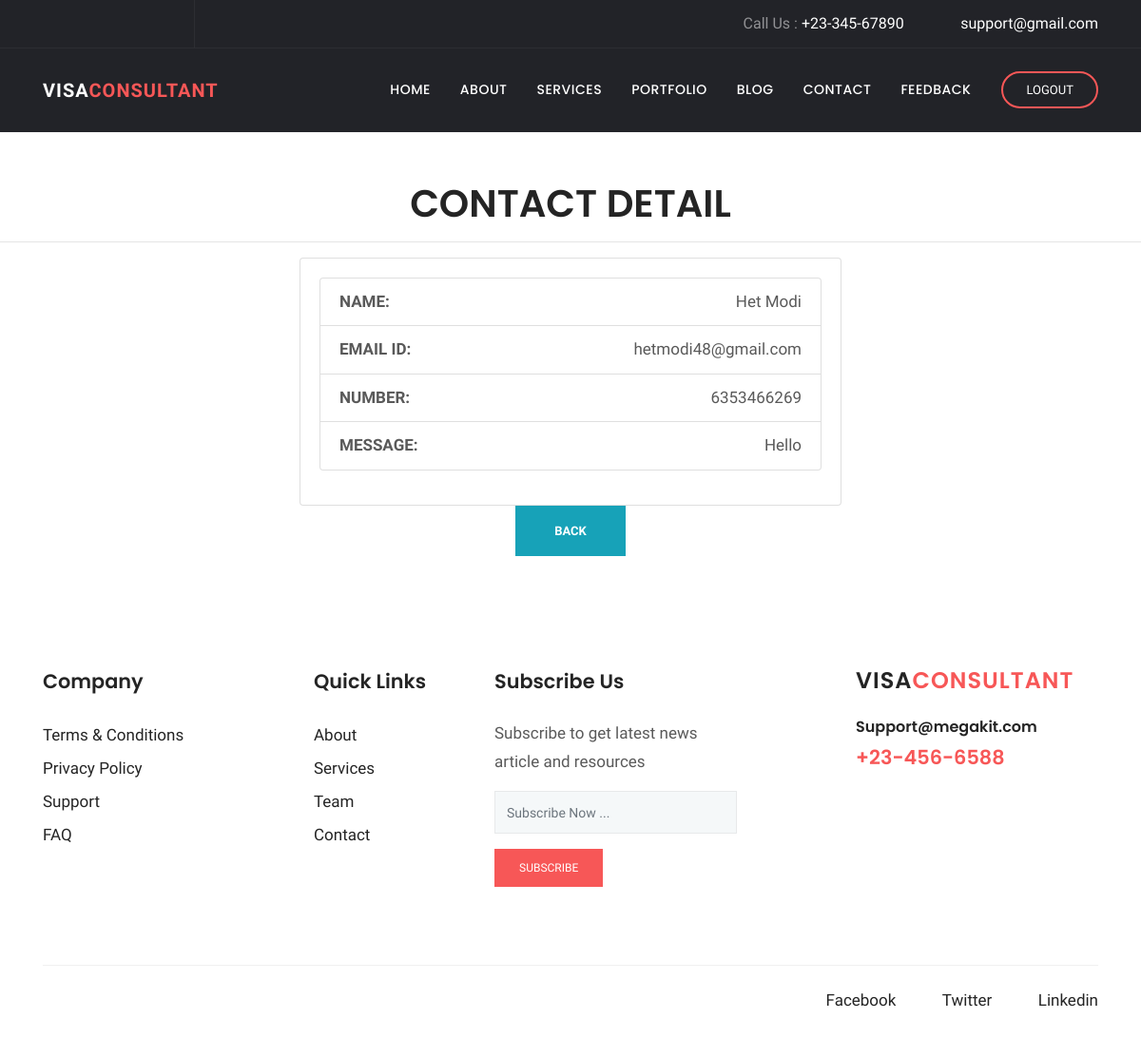
Page /Contact/detail/3 on the committed database.
### Contact/models.py (models this page shows, shortened)
class contact(models.Model):
    NAME=models.CharField(max_length=25)
    EMAIL=models.EmailField(max_length=25)
    NUMBER=models.IntegerField()
    MESSAGE=models.TextField(max_length=25)

### Contact/views.py (the view)
# urls.py: path("detail/<int:pk>", DetailContactView.as_view(), name="contact-detail")
class DetailContactView(DetailView):
    model = contact
    fields = '__all__'
    success_url = '/Contact/view'

### Contact/templates/Contact/contact_detail.html (shortened to what this page needs)
{% load static %}
{% block css %}
      <link rel="stylesheet" href="{% static 'plugins/bootstrap/css/bootstrap.min.css' %}">
      <link rel="stylesheet" href="{% static 'plugins/themify/css/themify-icons.css' %}">
      <link rel="stylesheet" href="{% static 'plugins/fontawesome/css/all.css' %}">
      <link rel="stylesheet" href="{% static 'plugins/magnific-popup/dist/magnific-popup.css' %}">
      <link rel="stylesheet" href="{% static 'plugins/slick-carousel/slick/slick.css' %}">
      <link rel="stylesheet" href="{% static 'plugins/slick-carousel/slick/slick-theme.css' %}">
      <link rel="stylesheet" href="{% static 'css/style.css' %}">
{% endblock %}
{% block body %}
<header class="navigation">
	<div class="header-top ">
		<div class="container">
			<div class="row justify-content-between align-items-center">
				<div class="col-lg-2 col-md-4">
					<div class="header-top-socials text-center text-lg-left text-md-left">
						<a href="https://www.facebook.com/themefisher" target="_blank"><i class="ti-facebook"></i></a>
						<a href="https://twitter.com/themefisher" target="_blank"><i class="ti-twitter"></i></a>
						<a href="https://github.com/themefisher/" target="_blank"><i class="ti-github"></i></a>
					</div>
				</div>
				<div class="col-lg-10 col-md-8 text-center text-lg-right text-md-right">
					<div class="header-top-info">
						<a href="tel:+23-345-67890">Call Us : <span>+23-345-67890</span></a>
						<a href="mailto:support@gmail.com" ><i class="fa fa-envelope mr-2"></i><span>support@gmail.com</span></a>
					</div>
				</div>
			</div>
		</div>
	</div>
	<nav class="navbar navbar-expand-lg  py-4" id="navbar">
		<div class="container">
		  <a class="navbar-brand" href="{% url 'index' %}">
		  	VISA<span>CONSULTANT</span>
		  </a>
		  <div class="collapse navbar-collapse text-center" id="navbarsExample09">
			<ul class="navbar-nav ml-auto">
			  <li class="nav-item active">
				<a class="nav-link" href="{% url 'index' %}">Home <span class="sr-only">(current)</span></a>
			  </li>
			  <li class="nav-item dropdown">
					<a class="nav-link dropdown-toggle" href="{% url 'about' %}" id="dropdown03" data-toggle="dropdown" aria-haspopup="true" aria-expanded="false">About</a>
			  </li>
			   <li class="nav-item dropdown">
					<a class="nav-link dropdown-toggle" href="{% url 'service' %}" id="dropdown05" data-toggle="dropdown" aria-haspopup="true" aria-expanded="false">Services</a>
			  </li>
			   <li class="nav-item"><a class="nav-link" href="{% url 'project' %}">Portfolio</a></li>
			   <li class="nav-item dropdown">
					<a class="nav-link dropdown-toggle" href="{% url 'blog_grid' %}" id="dropdown05" data-toggle="dropdown" aria-haspopup="true" aria-expanded="false">Blog</a>
			  </li>
			   <li class="nav-item"><a class="nav-link" href="{% url 'contact' %}">Contact</a></li>
			   <li class="nav-item"><a class="nav-link" href="{% url 'feedback' %}">Feedback</a></li>
			</ul>
			<form class="form-lg-inline my-2 my-md-0 ml-lg-4 text-center">
			  <a href="{% url 'logout' %}" class="btn btn-solid-border btn-round-full">Logout</a>
			</form>
		  </div>
		</div>
	</nav>
</header>
    <h1 align="center"> CONTACT DETAIL </h1>
    <hr/>
    <form method="post">
         <div align="center">
            <div class="col-md-6" align="left">
            <div class="card card-primary card-outline" class="col-md-4">
              <div class="card-body box-profile">
                <ul class="list-group list-group-unbordered mb-3" >
                    <li class="list-group-item">
                    <b> NAME: </b> <a class="float-right">{{ object.NAME }}</a>
                    </li>
                     <li class="list-group-item">
                     <b> EMAIL ID: </b> <a class="float-right">{{ object.EMAIL }}</a>
                     </li>
                     <li class="list-group-item">
                     <b> NUMBER: </b> <a class="float-right">{{ object.NUMBER }}</a>
                     </li>
                     <li class="list-group-item">
                     <b> MESSAGE: </b> <a class="float-right">{{ object.MESSAGE }}</a>
                     </li>
                </ul>
              </div>
            </div>
    </div>
             <div align="center">
                 <a href="{% url 'contact-view' %}" class="btn btn-info"><b>Back</b></a>
            </div>
    </div>
    </form>
<footer class="footer section">
	<div class="container">
		<div class="row">
			<div class="col-lg-3 col-md-6 col-sm-6">
				<div class="widget">
					<h4 class="text-capitalize mb-4">Company</h4>
					<ul class="list-unstyled footer-menu lh-35">
						<li><a href="#">Terms & Conditions</a></li>
						<li><a href="#">Privacy Policy</a></li>
						<li><a href="#">Support</a></li>
						<li><a href="#">FAQ</a></li>
					</ul>
				</div>
			</div>
			<div class="col-lg-2 col-md-6 col-sm-6">
				<div class="widget">
					<h4 class="text-capitalize mb-4">Quick Links</h4>
					<ul class="list-unstyled footer-menu lh-35">
						<li><a href="{% url 'about' %}">About</a></li>
						<li><a href="{% url 'service' %}">Services</a></li>
						<li><a href="{% url 'about' %}">Team</a></li>
						<li><a href="{% url 'contact' %}">Contact</a></li>
					</ul>
				</div>
			</div>
			<div class="col-lg-3 col-md-6 col-sm-6">
				<div class="widget">
					<h4 class="text-capitalize mb-4">Subscribe Us</h4>
					<p>Subscribe to get latest news article and resources  </p>
					<form action="#" class="sub-form">
						<input type="text" class="form-control mb-3" placeholder="Subscribe Now ...">
						<a href="#" class="btn btn-main btn-small">subscribe</a>
					</form>
				</div>
			</div>
			<div class="col-lg-3 ml-auto col-sm-6">
				<div class="widget">
					<div class="logo mb-4">
						<h3>VISA<span>CONSULTANT</span></h3>
					</div>
					<h6><a href="tel:+23-345-67890" >Support@megakit.com</a></h6>
					<a href="mailto:support@gmail.com"><span class="text-color h4">+23-456-6588</span></a>
				</div>
			</div>
		</div>
		<div class="footer-btm pt-4">
			<div class="row">
				<div class="col-lg-6">
				</div>
				<div class="col-lg-6 text-left text-lg-right">
					<ul class="list-inline footer-socials">
						<li class="list-inline-item"><a href="https://www.facebook.com/themefisher"><i class="ti-facebook mr-2"></i>Facebook</a></li>
						<li class="list-inline-item"><a href="https://twitter.com/themefisher"><i class="ti-twitter mr-2"></i>Twitter</a></li>
						<li class="list-inline-item"><a href="https://www.pinterest.com/themefisher/"><i class="ti-linkedin mr-2 "></i>Linkedin</a></li>
					</ul>
				</div>
			</div>
		</div>
	</div>
</footer>
{% endblock %}

### client/static/css/style.css (style rules this page uses)
h1, .h1, h2, .h2, h3, .h3, h4, .h4, h5, .h5, h6, .h6 { font-family: "Poppins", sans-serif; font-weight: 600; color: #242424; }
h1, .h1 { font-size: 2.5rem; }
h3, .h3 { font-size: 1.5rem; }
h4, .h4 { font-size: 1.3rem; line-height: 30px; }
h6, .h6 { font-size: 1rem; }
p { line-height: 30px; }
input[type="email"], input[type="password"], input[type="text"], input[type="tel"] { box-shadow: none; height: 45px; outline: none; font-size: 14px; }
.form-control { box-shadow: none; border-radius: 0; }
.btn { display: inline-block; font-size: 14px; font-size: 0.8125rem; font-weight: 400; padding: 1rem 2.5rem; text-transform: uppercase; border-radius: 0; transition: all 0.2s ease; }
.btn-main, .btn-transparent, .btn-small { background: #f75757; color: #fff; transition: all 0.2s ease; }
.btn-solid-border { border: 2px solid #f75757; background: transparent; color: #242424; }
.btn-small { padding: 10px 25px; font-size: 12px; }
.btn-round-full { border-radius: 50px; }
.section { padding: 100px 0; }
.text-color { color: #f75757; }
a { color: #242424; text-decoration: none; }
#navbar { background: #222328; box-shadow: 0 1px 2px rgba(0, 0, 0, 0.05); }
#navbar li { padding-left: 15px; }
#navbar .nav-link { font-family: "Poppins", sans-serif; font-weight: 500; color: #fff; text-transform: uppercase; font-size: 14px; letter-spacing: .5px; transition: all .25s ease; }
#navbar .btn { padding: .5rem 1.5rem; color: #fff; }
.header-top { background: #222328; color: #919194; border-bottom: 1px solid rgba(255, 255, 255, 0.05); }
.header-top .header-top-socials { border-right: 1px solid rgba(255, 255, 255, 0.05); padding: 12px 0px; }
.header-top .header-top-socials a { color: #919194; margin-right: 15px; font-size: 16px; }
.header-top .header-top-info { color: #919194; font-size: 16px; }
.header-top .header-top-info a span { color: #fff; }
.header-top .header-top-info a { margin-left: 35px; color: #919194; }
.navbar-brand { color: #fff; font-weight: 600; letter-spacing: 1px; }
.navbar-brand span { color: #f75757; }
.dropdown-toggle::after { display: none; }
.widget { margin-bottom: 30px; padding-bottom: 35px; }
.footer { padding-bottom: 10px; }
.lh-35 { line-height: 35px; }
.logo { color: #242424; font-weight: 600; letter-spacing: 1px; }
.logo span { color: #f75757; }
.sub-form { position: relative; }
.sub-form .form-control { border: 1px solid rgba(0, 0, 0, 0.06); background: #f5f8f9; }
.footer-btm { border-top: 1px solid rgba(0, 0, 0, 0.06); }
.footer-socials li a { margin-left: 15px; }

### rows in the picture
contact: NAME "Het Modi", EMAIL "hetmodi48@gmail.com", NUMBER "6353466269", MESSAGE "Hello"
